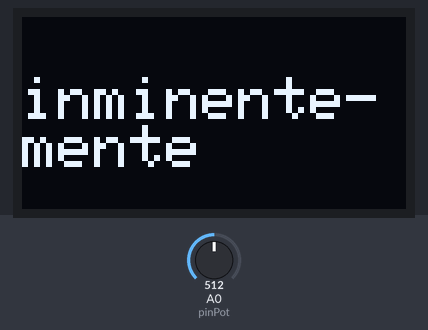
This sketch was run on a simulated Arduino Uno, built with avr-gcc and run on an emulated ATmega328P. Parts: 128×64 one-colour display. The test bench sets the inputs (shaded band); at power-on: A0 (pinPot) = 512.

Above: at 2.2 s.
2.3 s: A0 (pinPot) set to 716
At 4.3 s:
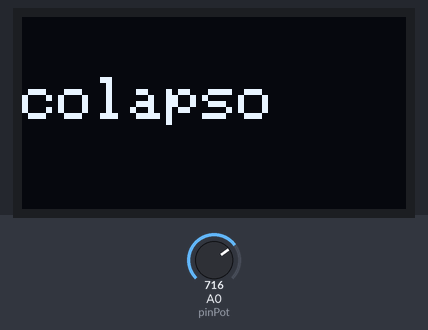
4.6 s: A0 (pinPot) set to 900
At 5.6 s:
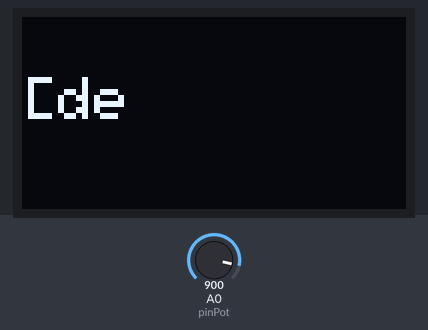
6.6 s: A0 (pinPot) set to 1023
At 7.9 s:
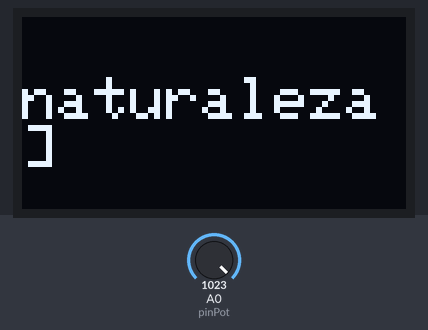
8.7 s: A0 (pinPot) set to 306
At 10.3 s:
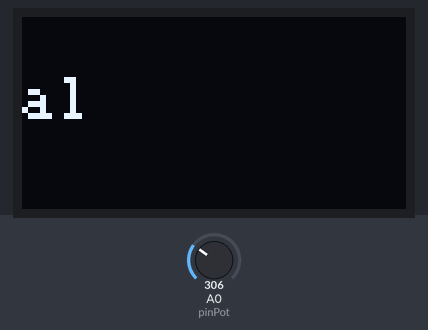
10.8 s: A0 (pinPot) set to 122
At 12.5 s:
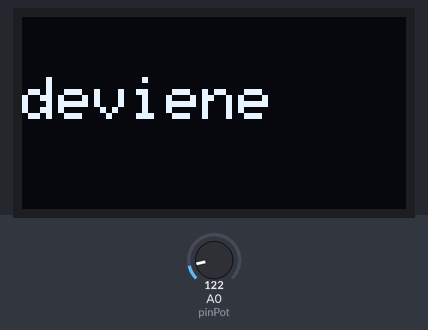
12.8 s: A0 (pinPot) set to 0
At 13.7 s:
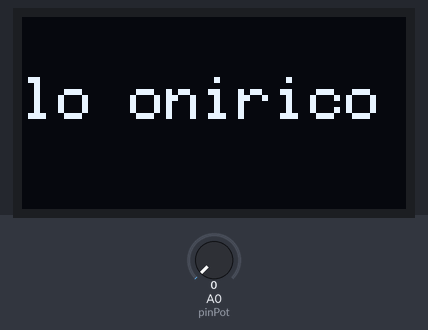
Timing chart, 0 to 15.8 s (numbered marks = the images above; inputs shaded):
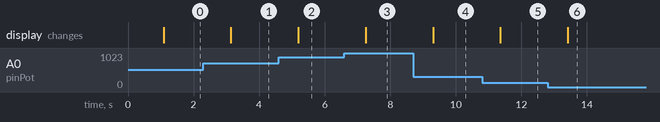

Measured:
- after the input at 2.3 s, the display: changes after 0.84 s (image 1)
- after the input at 4.6 s, the display: changes after 0.60 s (image 2)
- after the input at 6.6 s, the display: changes after 0.65 s (image 3)
- after the input at 8.7 s, the display: changes after 0.60 s (image 4)
- after the input at 10.8 s, the display: changes after 0.56 s (image 5)
- after the input at 12.8 s, the display: changes after 0.61 s (image 6)

The sketch:

fraseTiempo.ino
```cpp
// usé de guía el código de terroiblea en github, mezclado con lo visto
// en clases

//bibliotecas
#include <Wire.h>
#include <Adafruit_GFX.h>
#include <Adafruit_SSD1306.h>

#define ANCHO_PANTALLA 128
#define ALTO_PANTALLA 64
// #define OLED_RESET -1
#define OLED_ADDR 0x3C  // dirección I2C

Adafruit_SSD1306 pantallita(ANCHO_PANTALLA, ALTO_PANTALLA, &Wire);

//pin potenciómetro
const int pinPot = A0;

// frase random
// array palabras, texto fijo
const char* palabras[] = {
  "lo onirico",
  "deviene",
  "al",
  "caos,",
  "inminente-mente",
  "al",
  "colapso",
  "[de",
  "la",
  "naturaleza]",
};

// array de frases
const int totalPalabras = sizeof(palabras) / sizeof(palabras[0]);

void setup() {
  // iniciar la pantalla
  if (!pantallita.begin(SSD1306_SWITCHCAPVCC, OLED_ADDR)) {
    Serial.begin(9600);
    Serial.println(F("No se encontró pantalla SSD1306")) ;
    for(;;);  // se detiene??dou
  }
  pantallita.clearDisplay();                     // limpiar buffer
  pantallita.setTextSize(2);                     // tamaño del texto
  pantallita.setTextColor(SSD1306_WHITE);        // color del texto
  pantallita.setCursor(0, 0);  // posición (x,y)
  pantallita.println("iniciando...");                 // escribir texto
  pantallita.display();                          // mostrar en pantalla
  delay(1000);
}


void loop() {
  int valorPot = analogRead(pinPot); // para leer el potenciómetro

  int potMapeado = map(valorPot, 0, 1023, 0, totalPalabras - 1);

  pantallita.clearDisplay();
  pantallita.setCursor(0, 20);
  pantallita.setTextSize(2);
  pantallita.println(palabras[potMapeado]);
  pantallita.display();
  delay(1000);
}
```
